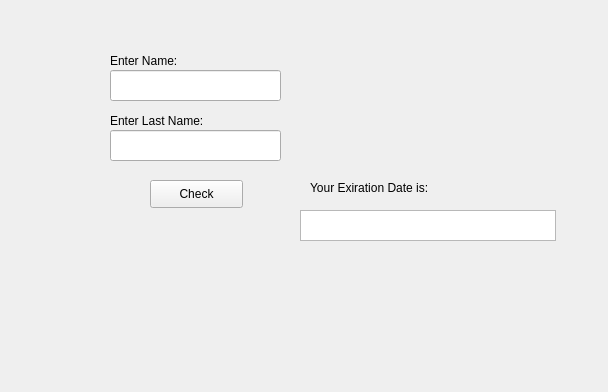
<?xml version="1.0" encoding="UTF-8"?>
<ui version="4.0">
 <class>GetLicense</class>
 <widget class="QWidget" name="GetLicense">
  <property name="geometry">
   <rect>
    <x>0</x>
    <y>0</y>
    <width>608</width>
    <height>392</height>
   </rect>
  </property>
  <property name="windowTitle">
   <string>Get License</string>
  </property>
  <widget class="QLineEdit" name="enterName">
   <property name="geometry">
    <rect>
     <x>110</x>
     <y>70</y>
     <width>171</width>
     <height>31</height>
    </rect>
   </property>
   <property name="styleSheet">
    <string notr="true">font: 11pt &quot;Calibri&quot;;</string>
   </property>
   <property name="text">
    <string/>
   </property>
  </widget>
  <widget class="QLineEdit" name="enterLName">
   <property name="geometry">
    <rect>
     <x>110</x>
     <y>130</y>
     <width>171</width>
     <height>31</height>
    </rect>
   </property>
   <property name="styleSheet">
    <string notr="true">font: 11pt &quot;Calibri&quot;;</string>
   </property>
   <property name="text">
    <string/>
   </property>
  </widget>
  <widget class="QLabel" name="name">
   <property name="geometry">
    <rect>
     <x>110</x>
     <y>50</y>
     <width>131</width>
     <height>21</height>
    </rect>
   </property>
   <property name="text">
    <string>Enter Name:</string>
   </property>
  </widget>
  <widget class="QLabel" name="LName">
   <property name="geometry">
    <rect>
     <x>110</x>
     <y>110</y>
     <width>131</width>
     <height>21</height>
    </rect>
   </property>
   <property name="text">
    <string>Enter Last Name:</string>
   </property>
  </widget>
  <widget class="QPushButton" name="CheckBttn">
   <property name="geometry">
    <rect>
     <x>150</x>
     <y>180</y>
     <width>93</width>
     <height>28</height>
    </rect>
   </property>
   <property name="text">
    <string>Check</string>
   </property>
  </widget>
  <widget class="QGraphicsView" name="ExpirationDate">
   <property name="geometry">
    <rect>
     <x>300</x>
     <y>210</y>
     <width>256</width>
     <height>31</height>
    </rect>
   </property>
  </widget>
  <widget class="QLabel" name="PoliceCheckPIC">
   <property name="geometry">
    <rect>
     <x>370</x>
     <y>60</y>
     <width>121</width>
     <height>91</height>
    </rect>
   </property>
   <property name="styleSheet">
    <string notr="true">image: url(:/PoliceCheck/immigration_check_officer_security_passport-512.jpg);</string>
   </property>
   <property name="text">
    <string/>
   </property>
  </widget>
  <widget class="QLabel" name="label">
   <property name="geometry">
    <rect>
     <x>310</x>
     <y>180</y>
     <width>151</width>
     <height>16</height>
    </rect>
   </property>
   <property name="text">
    <string>Your Exiration Date is:</string>
   </property>
  </widget>
 </widget>
 <resources>
  <include location="PoliceCheck.qrc"/>
 </resources>
 <connections/>
</ui>
